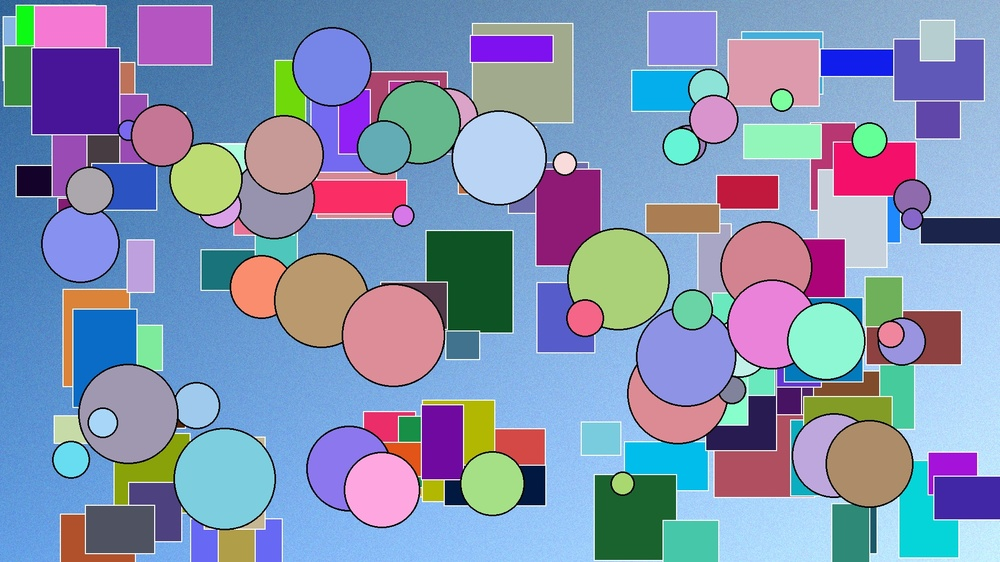
#> input picture tests/test_image_complex.jpg, 1000 x 562 px, shrunk from 1920 x 1080 before the run
$ python -i advanced_cv_analyzer.py   (imports and definitions only)   (older library calls are emulated)
#> lines starting #> are read from the running program, lines starting #| are printed output that depends on the picture
#!/usr/bin/env python3
"""
Advanced Computer Vision Photo Analyzer for Instagram Quality Detection
"""

import cv2
import numpy as np
from PIL import Image, ImageStat, ImageFilter
from typing import Dict, Tuple, List
import logging
from dataclasses import dataclass

logger = logging.getLogger(__name__)

@dataclass
class TechnicalMetrics:
    """Technical quality metrics from computer vision"""
    sharpness_score: float      # 0-10 (Laplacian variance)
    exposure_score: float       # 0-10 (histogram analysis)
    contrast_score: float       # 0-10 (RMS contrast)
    color_vibrancy: float       # 0-10 (saturation analysis)
    composition_score: float    # 0-10 (rule of thirds, leading lines)
    noise_level: float          # 0-10 (10 = low noise)
    dynamic_range: float        # 0-10 (histogram spread)
    face_quality: float         # 0-10 (if faces detected)

class AdvancedCVAnalyzer:
    """Computer vision-based photo quality analyzer"""

    def __init__(self):
        # Load face detection cascade
        try:
            self.face_cascade = cv2.CascadeClassifier(cv2.data.haarcascades + 'haarcascade_frontalface_default.xml')
        except:
            logger.warning("Face detection not available")
            self.face_cascade = None

    def analyze_technical_quality(self, image_path: str) -> TechnicalMetrics:
        """Comprehensive technical analysis using computer vision"""
#> called with image_path = 'tests/test_image_complex.jpg'

        # Load image
        img_pil = Image.open(image_path)
#> img_pil is the input picture: PIL image 1000x562 RGB; mean R, G, B 132.9, 146.9, 178.9
        img_cv = cv2.imread(image_path)
        img_gray = cv2.cvtColor(img_cv, cv2.COLOR_BGR2GRAY)
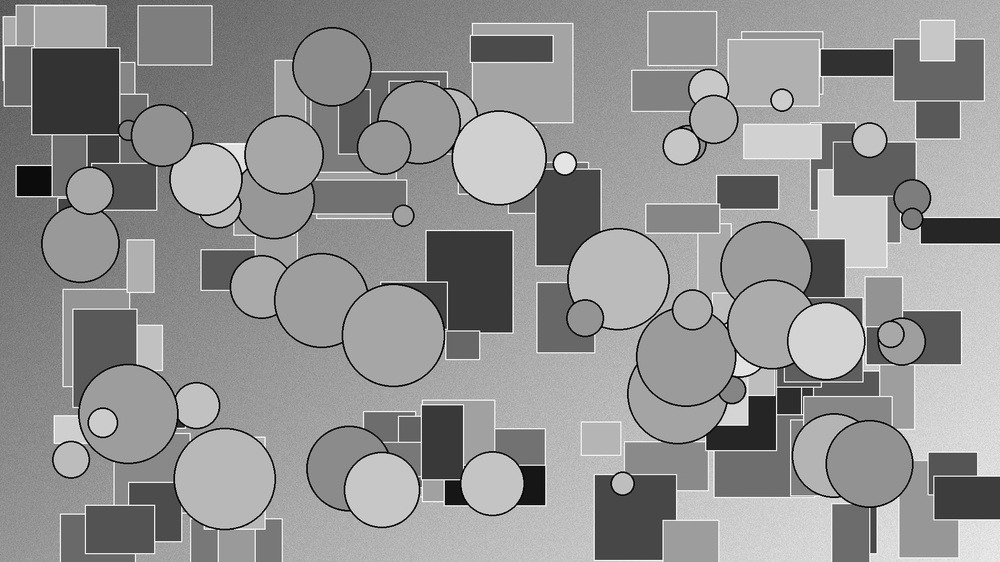
#> img_gray: shape (562, 1000); min 0, max 255, mean 146.3

        # Calculate all metrics
        sharpness = self._calculate_sharpness(img_gray)
#> in _calculate_sharpness, `laplacian_var = cv2.Laplacian(img_gray, cv2.CV_64F).var()`: laplacian_var = 2653.6
#> sharpness = 10
        exposure = self._calculate_exposure_quality(img_pil)
        contrast = self._calculate_contrast(img_gray)
        vibrancy = self._calculate_color_vibrancy(img_pil)
        composition = self._calculate_composition_score(img_gray)
        noise = self._calculate_noise_level(img_gray)
        dynamic_range = self._calculate_dynamic_range(img_gray)
        face_quality = self._calculate_face_quality(img_cv) if self.face_cascade else 5.0

        return TechnicalMetrics(
            sharpness_score=sharpness,
            exposure_score=exposure,
            contrast_score=contrast,
            color_vibrancy=vibrancy,
            composition_score=composition,
            noise_level=noise,
            dynamic_range=dynamic_range,
            face_quality=face_quality
        )

    def _calculate_sharpness(self, img_gray: np.ndarray) -> float:
        """Calculate image sharpness using Laplacian variance"""
        laplacian_var = cv2.Laplacian(img_gray, cv2.CV_64F).var()
        # Normalize to 0-10 scale (empirically determined thresholds)
        if laplacian_var > 1000:
            return 10.0
        elif laplacian_var > 500:
            return 8.0 + (laplacian_var - 500) / 250
        elif laplacian_var > 100:
            return 5.0 + (laplacian_var - 100) / 133.33
        else:
            return max(0.0, laplacian_var / 20)

    def _calculate_exposure_quality(self, img_pil: Image.Image) -> float:
        """Analyze exposure quality using histogram"""
        # Convert to grayscale for luminance analysis
        gray = img_pil.convert('L')
        histogram = gray.histogram()
#> histogram = 256 values, max 11205 at index 164, min 1 at index 254, mean 2195.3

        total_pixels = sum(histogram)
#> total_pixels = 562000

        # Calculate percentages in different brightness ranges
        shadows = sum(histogram[0:64]) / total_pixels  # 0-25%
#> shadows = 0.0722
        midtones = sum(histogram[64:192]) / total_pixels  # 25-75%
#> midtones = 0.772
        highlights = sum(histogram[192:256]) / total_pixels  # 75-100%
#> highlights = 0.156

        # Penalize clipping (too many pure blacks or whites)
        black_clipping = histogram[0] / total_pixels
#> black_clipping = 4.63e-05
        white_clipping = histogram[255] / total_pixels
#> white_clipping = 1.78e-06

        # Good exposure has balanced distribution
        balance_score = 10.0 - (abs(shadows - 0.2) + abs(midtones - 0.6) + abs(highlights - 0.2)) * 10
#> balance_score = 6.57
        clipping_penalty = (black_clipping + white_clipping) * 20
#> clipping_penalty = 0.000961
#> in analyze_technical_quality, `exposure = self._calculate_exposure_quality(img_pil)`: exposure = 6.57

        return max(0.0, min(10.0, balance_score - clipping_penalty))

    def _calculate_contrast(self, img_gray: np.ndarray) -> float:
        """Calculate RMS contrast"""
        mean_intensity = np.mean(img_gray)
#> mean_intensity = 146.3
        rms_contrast = np.sqrt(np.mean((img_gray - mean_intensity) ** 2))
#> rms_contrast = 46.96

        # Normalize to 0-10 scale
        normalized_contrast = min(10.0, rms_contrast / 10.0)
#> normalized_contrast = 4.7
        return normalized_contrast

    def _calculate_color_vibrancy(self, img_pil: Image.Image) -> float:
        """Calculate color vibrancy and saturation"""
        if img_pil.mode != 'RGB':
            img_pil = img_pil.convert('RGB')

        # Convert to HSV for saturation analysis
        hsv = img_pil.convert('HSV')
#> hsv: PIL image 1000x562 HSV; mean H, S, V 148.1, 121.7, 199.6
        h, s, v = hsv.split()
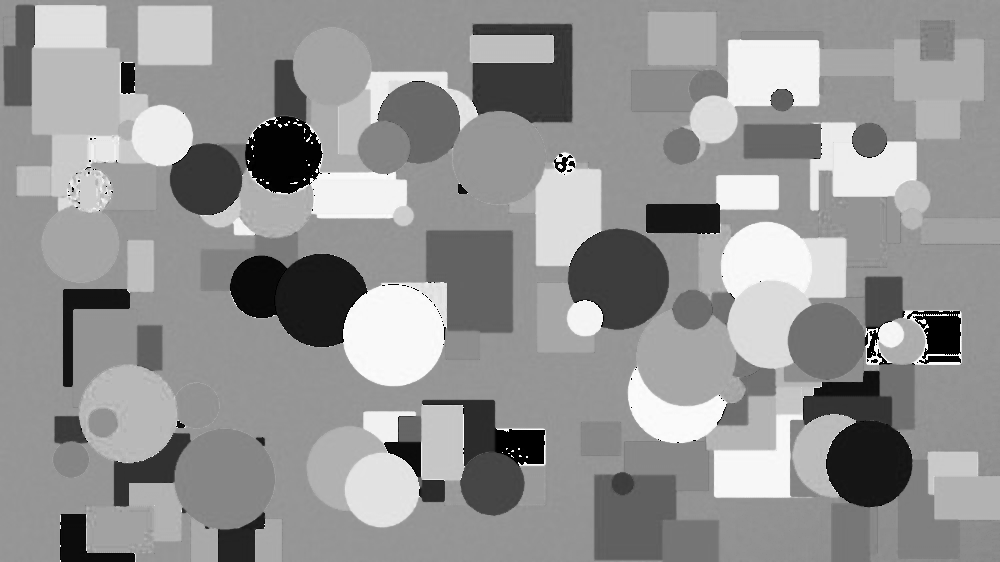
#> h: PIL image 1000x562 L; min 0, max 254, mean 148.1
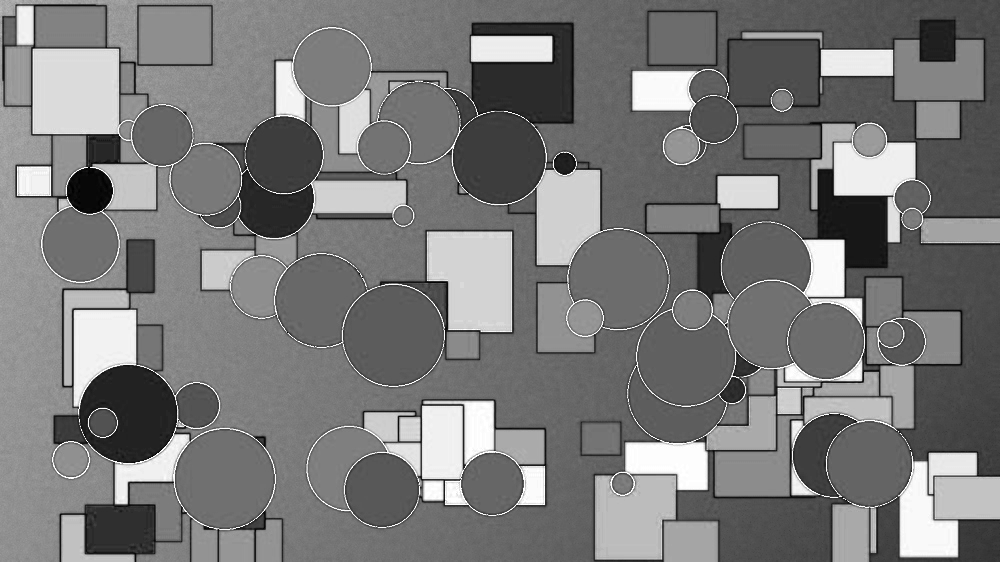
#> s: PIL image 1000x562 L; min 0, max 255, mean 121.7
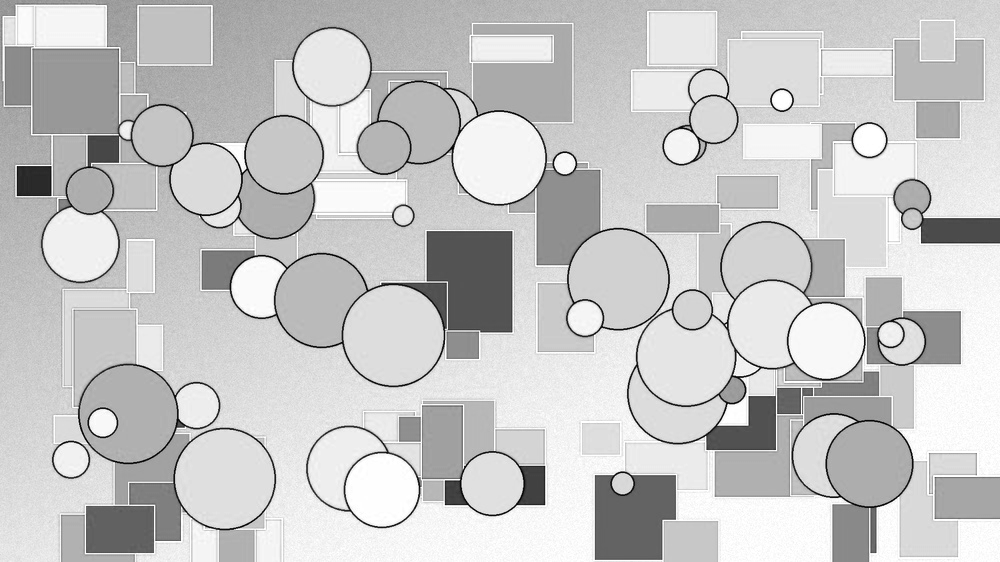
#> v: PIL image 1000x562 L; min 0, max 255, mean 199.6

        # Calculate average saturation
        sat_stats = ImageStat.Stat(s)
        avg_saturation = sat_stats.mean[0]
#> avg_saturation = 121.7

        # Calculate color diversity (number of unique colors)
        colors = img_pil.getcolors(maxcolors=256*256*256)
#> colors = 88405 items
        if colors:
            unique_colors = len(colors)
#> unique_colors = 88405
            color_diversity = min(10.0, unique_colors / 10000)
#> color_diversity = 8.84
        else:
            color_diversity = 5.0

        # Combine saturation and diversity
        vibrancy_score = (avg_saturation / 25.5) * 0.7 + color_diversity * 0.3
#> vibrancy_score = 5.99
        return min(10.0, vibrancy_score)

    def _calculate_composition_score(self, img_gray: np.ndarray) -> float:
        """Analyze composition using rule of thirds and edge detection"""
        height, width = img_gray.shape
#> height = 562; width = 1000

        # Rule of thirds analysis
        third_h, third_w = height // 3, width // 3
#> third_h = 187; third_w = 333

        # Calculate variance in each third section
        sections = [
            img_gray[0:third_h, 0:third_w],
            img_gray[0:third_h, third_w:2*third_w],
            img_gray[0:third_h, 2*third_w:width],
            img_gray[third_h:2*third_h, 0:third_w],
            img_gray[third_h:2*third_h, third_w:2*third_w],
            img_gray[third_h:2*third_h, 2*third_w:width],
            img_gray[2*third_h:height, 0:third_w],
            img_gray[2*third_h:height, third_w:2*third_w],
            img_gray[2*third_h:height, 2*third_w:width]
        ]

        variances = [np.var(section) for section in sections]
#> variances = [1985.7, 1371.4, 1900.7, 1198.4, 2384.9, 2672.6, 1353.8, 2622.2, 3154.2]

        # Good composition has varied interest across sections
        composition_balance = np.std(variances) / 1000  # Normalize
#> composition_balance = 0.645

        # Edge detection for leading lines
        edges = cv2.Canny(img_gray, 50, 150)
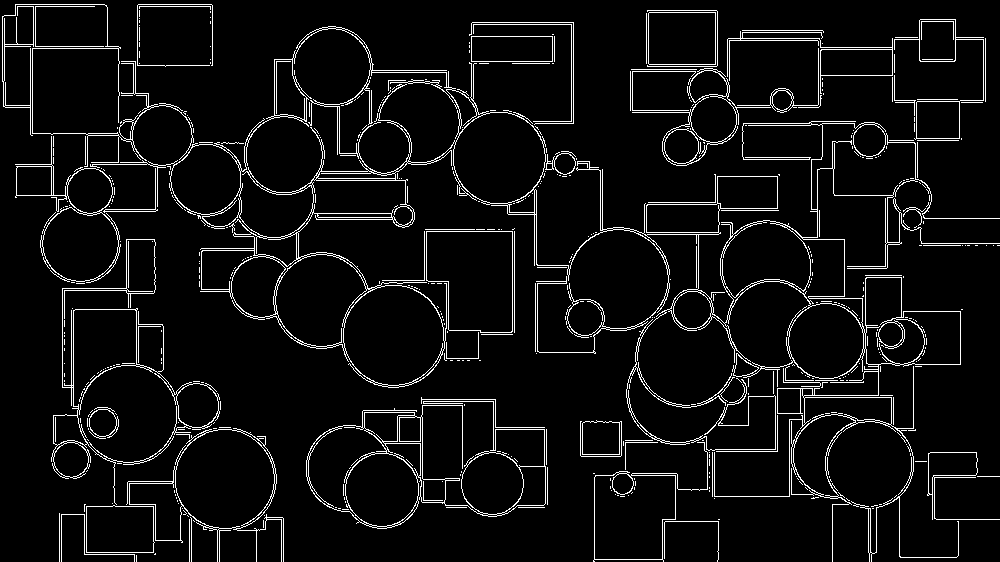
#> edges: shape (562, 1000); 5.9% white in thin lines or dots
        edge_density = np.sum(edges > 0) / (height * width)
#> edge_density = 0.0593

        # Combine metrics
        composition_score = min(10.0, composition_balance * 5 + edge_density * 50)
#> composition_score = 6.19
        return composition_score

    def _calculate_noise_level(self, img_gray: np.ndarray) -> float:
        """Estimate noise level using high-frequency content"""
        # Apply Gaussian blur and subtract from original
        blurred = cv2.GaussianBlur(img_gray, (5, 5), 0)
        noise = cv2.absdiff(img_gray, blurred)
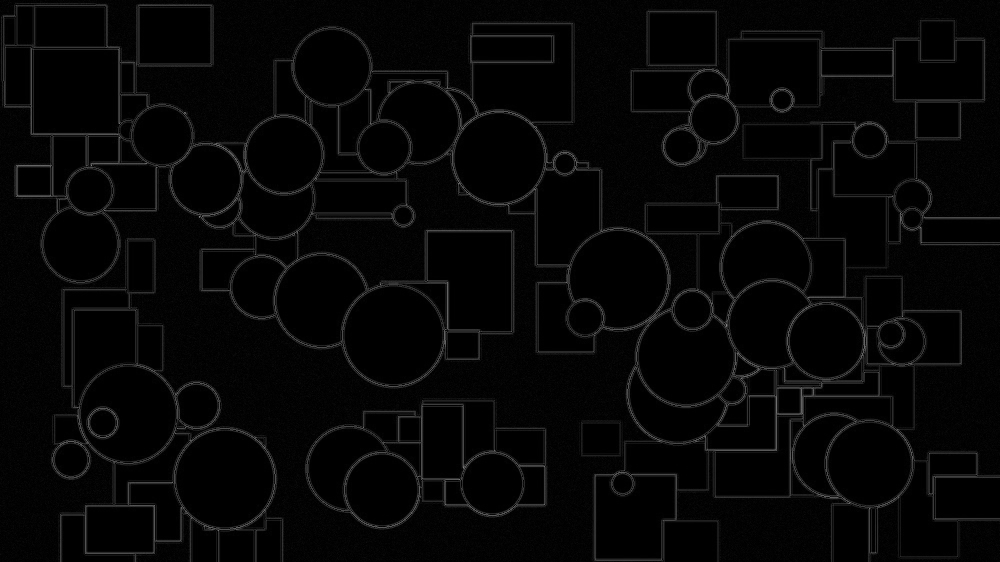
#> noise: shape (562, 1000); min 0, max 137, mean 6

        # Calculate noise metric
        noise_level = np.mean(noise)
#> noise_level = 5.99

        # Convert to 0-10 scale (10 = low noise)
        noise_score = max(0.0, 10.0 - noise_level / 5.0)
#> noise_score = 8.8
        return noise_score

    def _calculate_dynamic_range(self, img_gray: np.ndarray) -> float:
        """Calculate dynamic range from histogram"""
        histogram = cv2.calcHist([img_gray], [0], None, [256], [0, 256])

        # Find 1st and 99th percentiles to ignore outliers
        total_pixels = img_gray.shape[0] * img_gray.shape[1]
#> total_pixels = 562000
        cumsum = np.cumsum(histogram.flatten())
#> cumsum = 256 values from 26 to 562000

        p1_idx = np.where(cumsum >= total_pixels * 0.01)[0][0]
#> p1_idx = 12
        p99_idx = np.where(cumsum >= total_pixels * 0.99)[0][0]
#> p99_idx = 234

        dynamic_range = p99_idx - p1_idx
#> dynamic_range = 222
#> in analyze_technical_quality, `dynamic_range = self._calculate_dynamic_range(img_gray)`: dynamic_range = 8.71

        # Normalize to 0-10 scale
        return min(10.0, dynamic_range / 25.5)

    def _calculate_face_quality(self, img_cv: np.ndarray) -> float:
        """Analyze face quality if faces are present"""
        gray = cv2.cvtColor(img_cv, cv2.COLOR_BGR2GRAY)
        faces = self.face_cascade.detectMultiScale(gray, 1.1, 4)
#> faces = ()

        if len(faces) == 0:
            return 5.0  # Neutral score for no faces

        face_scores = []
        for (x, y, w, h) in faces:
            face_roi = gray[y:y+h, x:x+w]

            # Face size score (larger faces generally better for Instagram)
            face_area = w * h
            total_area = img_cv.shape[0] * img_cv.shape[1]
            size_ratio = face_area / total_area
            size_score = min(10.0, size_ratio * 100)  # Optimal around 10% of image

            # Face sharpness
            face_sharpness = cv2.Laplacian(face_roi, cv2.CV_64F).var()
            sharpness_score = min(10.0, face_sharpness / 100)

            # Face positioning (rule of thirds)
            face_center_x = x + w // 2
            face_center_y = y + h // 2
            img_center_x = img_cv.shape[1] // 2
            img_center_y = img_cv.shape[0] // 2

            # Distance from center (some offset is good)
            center_distance = np.sqrt((face_center_x - img_center_x)**2 + (face_center_y - img_center_y)**2)
            max_distance = np.sqrt(img_center_x**2 + img_center_y**2)
            position_score = 10.0 - (center_distance / max_distance) * 5  # Slight penalty for being too far from center

            face_score = (size_score * 0.4 + sharpness_score * 0.4 + position_score * 0.2)
            face_scores.append(face_score)

        return np.mean(face_scores)

# [43 lines left out: function integrate_cv_analysis, not called in this run]

>>> result = AdvancedCVAnalyzer().analyze_technical_quality('tests/test_image_complex.jpg')
#> in analyze_technical_quality, `face_quality = self._calculate_face_quality(img_cv) if self.face_casca..`: face_quality = 5
